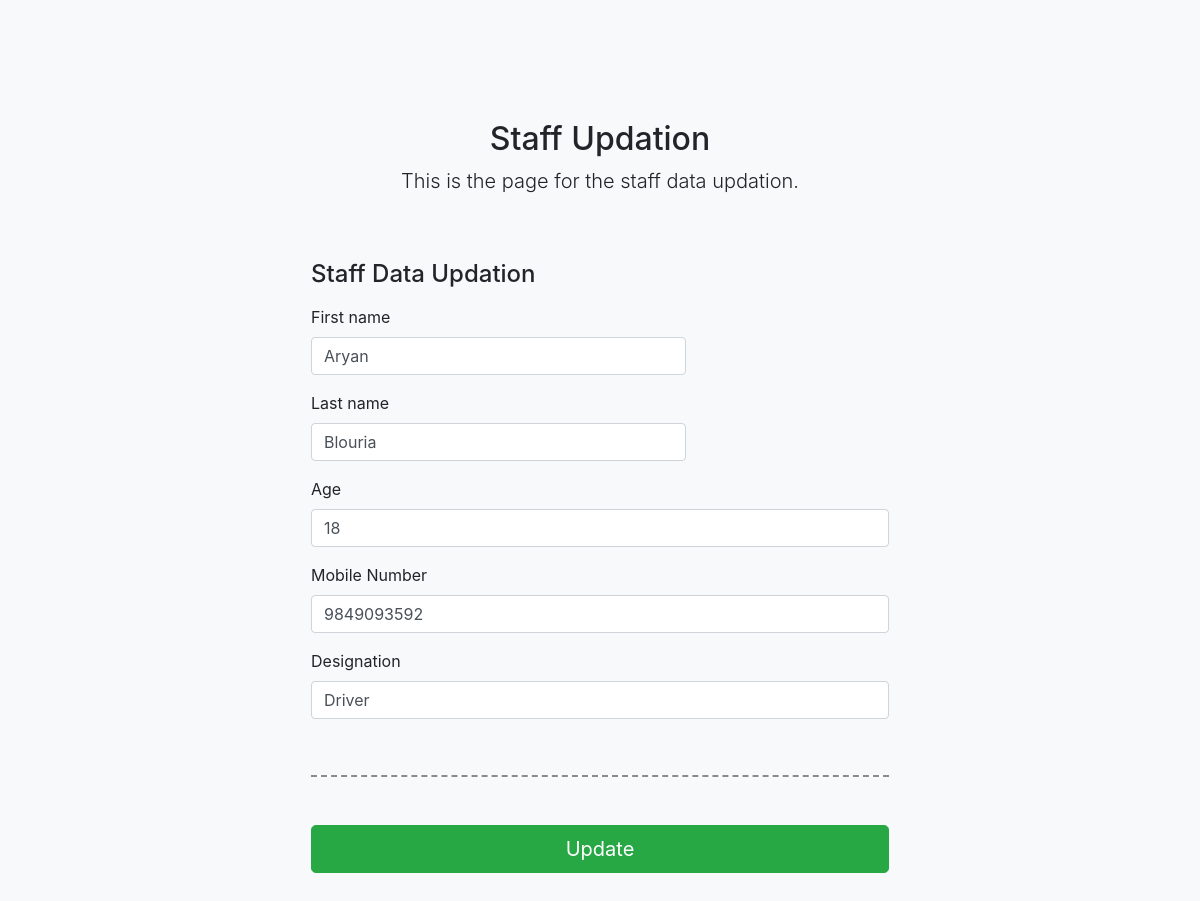
Screenshot of /staff/edit.php?U_ID=18 with the database file from the repository.
### tables this page shows
CREATE TABLE `staff` (
  `ID` int(11) NOT NULL,
  `firstName` varchar(20) NOT NULL,
  `lastName` varchar(20) NOT NULL,
  `age` int(11) NOT NULL,
  `designation` varchar(20) NOT NULL,
  `mobile` varchar(10) NOT NULL
);

### staff/dbconfig.php (called while the page is built, shortened)
<?php
    require_once('operations.php');
    class dbconfig
    {
        public function db_connect()
        {
            $this->connection = mysqli_connect('localhost','root','','test');
        }
    }
?>

### staff/operations.php (called while the page is built, shortened)
<?php
    require_once('dbconfig.php');
    $db = new dbconfig();
    class operations extends dbconfig
    {
        public function get_record($id)
        {
            global $db;
            $sql = "select * from staff where ID='$id'";
            $data = mysqli_query($db->connection,$sql);
            return $data;
        }
    }
?>

### staff/edit.php (the view, shortened to what this page needs)
<?php
    require_once('dbconfig.php');
    $db = new operations();
    $db->update();
    $id = $_GET['U_ID'];
    $result = $db->get_record($id);
    $data = mysqli_fetch_assoc($result);
?>
<!doctype html>
<html lang="en">
<head>
  <link href="bootstrap.min.css" rel="stylesheet">
  <link href="navbar-top-fixed.css" rel="stylesheet">
  <link rel="stylesheet" href="https://stackpath.bootstrapcdn.com/bootstrap/4.4.1/css/bootstrap.min.css">
</head>
<body class="bg-light">
  <div class="container">
    <div class="py-5 text-center">
      <h2>Staff Updation</h2>
      <p class="lead">This is the page for the staff data updation.</p>
    </div>
    <div class="row">
      <div class="mx-auto">
        <h4 class="mb-3">Staff Data Updation</h4>
        <form method="post">
          <div class="row">
            <div class="col-md-8 mb-3">
              <label for="firstName">First name</label>
              <input type="text" class="form-control" id="firstName" name="firstName" placeholder="" required value="<?php echo $data['firstName']; ?>">
            </div>
            <div class="col-md-8 mb-3">
              <label for="lastName">Last name</label>
              <input type="text" class="form-control" id="lastName" name="lastName" placeholder="" required value="<?php echo $data['lastName']; ?>">
            </div>
          </div>
          <div class="mb-3">
            <label for="age">Age</label>
            <input type="number" class="form-control" id="age" name="age" placeholder="" required value="<?php echo $data['age']; ?>">
          </div>
          <div class="mb-3">
            <label for="mobile">Mobile Number</label>
            <input type="number" class="form-control" id="mobile" name="mobile" placeholder="" required value="<?php echo $data['mobile']; ?>">
          </div>
            <div class="mb-3">
              <label for="designation">Designation</label>
              <input type="text" class="form-control" id="designation" name="designation" placeholder="Driver/Conductor" required value="<?php echo $data['designation']; ?>">
            </div>
            <br>
            <hr class="mb-4"><br>
            <button class="btn btn-success btn-lg btn-block" name="btn_update" type="submit"> Update </button>
        </form>
      </div>
    </div>
  </div>
</body>
</html>

### staff/navbar-top-fixed.css (style rules this page uses)
body { min-height: 75rem; padding-top: 4.5rem; }

### staff/edit.php (style rules this page uses)
hr { background-color: #fff; border-top: 2px dashed #8c8b8b; }

### rows the page displays
staff: firstName "Aryan", lastName "Blouria", age "18", mobile "9849093592", designation "Driver"
